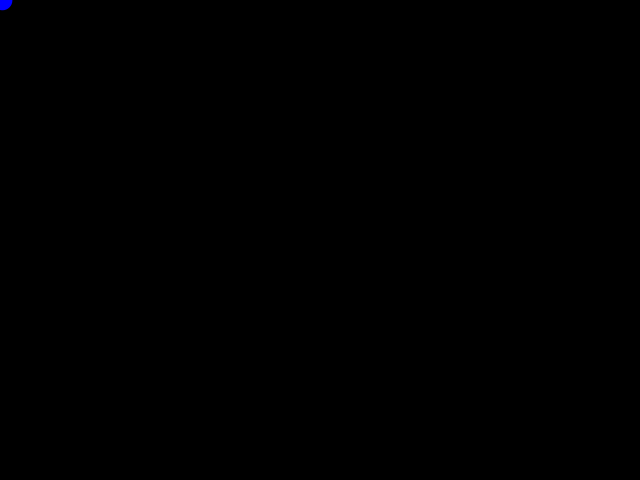
Frame 1 (no input)
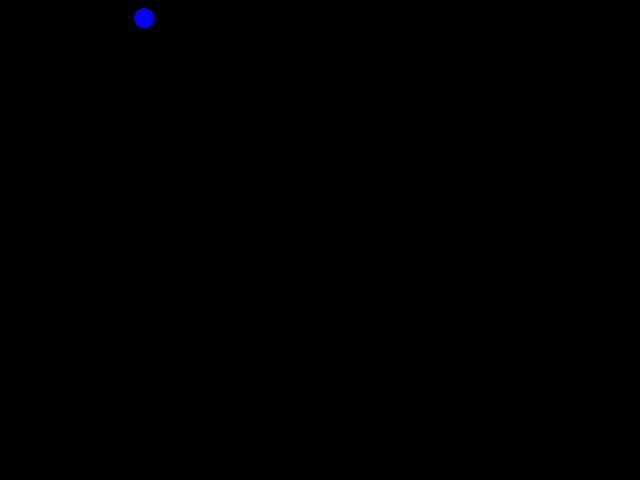
Frame 60 (the mouse pressed at the canvas centre just before this capture)
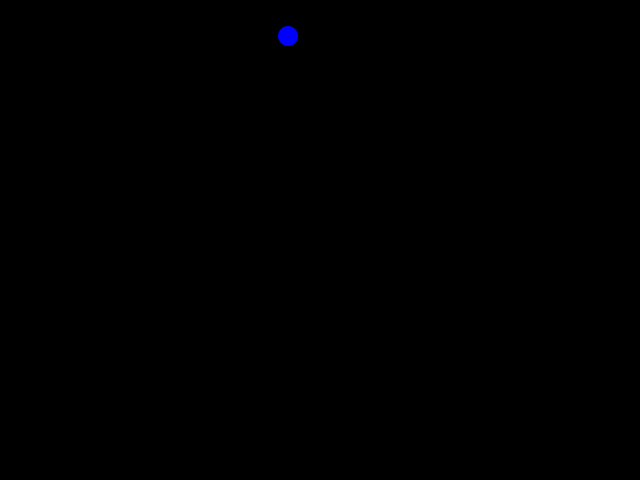
Frame 120 (the mouse held since frame 60 and released just before this capture)

The Processing sketch that drew these frames (run headless with seeded random() and noise(); from frame 60 on, the mouse is pressed at the canvas centre):

// Processing sketch: m01_ex06_mvt_1
// ── m01_ex06_mvt_1.pde
void setup() {
  size(640,480);
}

float x = 0;
float y = 0;

void draw() {
  int taille = 20;
  float vitesse_x = 2.4;
  float vitesse_y = 0.3;
  x = x + vitesse_x;
  y = y + vitesse_y;
  
  if(x > width) {
    x = 0;
  }
  if(y > height) {
    y = 0;
  }
  background(0);
  noStroke();
  fill(0,0,255);
  ellipse(x,y,taille,taille);
}
